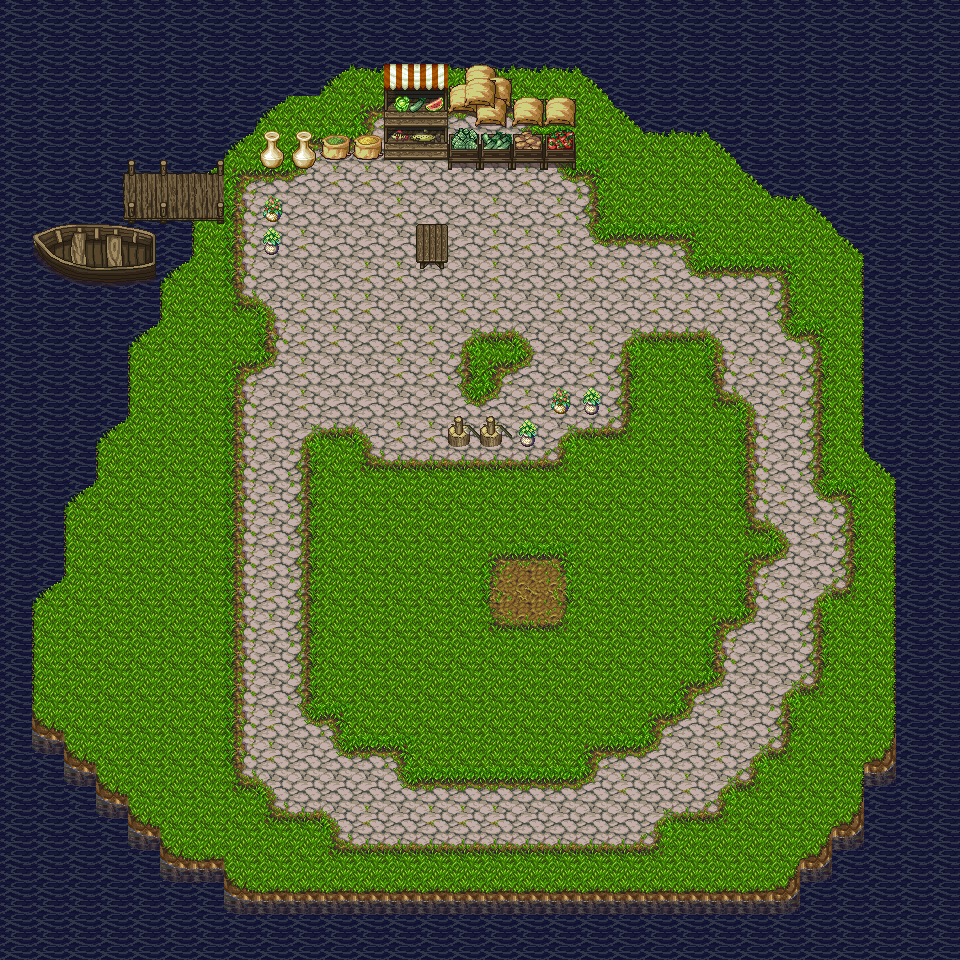

This game map was drawn from its Tiled (.tmx) file and the tilesets committed beside it. A one-line description and the trimmed map source follow:
An orthogonal 30x30 tile map with 32x32 px tiles, 2 tile layers (Terreno, Suelo) and 11 objects (me.LevelEntitiy, island_back).

<map version="1.0" orientation="orthogonal" renderorder="right-down" width="30" height="30" tilewidth="32" tileheight="32" nextobjectid="15"><tileset firstgid="1" name="out" tilewidth="32" tileheight="32"><image source="test.png" width="288" height="288" /></tileset>
 <layer name="Terreno" width="30" height="30">
  <data>[900 cells, 900 non-empty, 36 distinct tile ids]</data>
 </layer>
 <layer name="Suelo" width="30" height="30">
  <data>[900 cells, 51 non-empty, 44 distinct tile ids]</data>
 </layer>
 <objectgroup name="collision">
  <object id="4" x="352" y="64">
   <polyline points="0,0 224,0 288,64 352,64 416,128 448,128 512,192 512,384 544,416 544,672 512,704 512,736 416,832 -96,832 -128,800 -160,800 -320,640 -320,544 -288,512 -288,448 -256,416 -256,384 -224,352 -224,288 -192,256 -192,224 -160,192 -160,160 -224,160 -224,96 -128,96 -64,32 -32,32 0,0" />
  </object>
  <object id="5" x="256" y="128" width="320" height="32" />
  <object id="6" x="384" y="64" width="128" height="64" />
  <object id="7" x="512" y="96" width="64" height="32" />
  <object id="8" x="416" y="224" width="32" height="32" />
  <object id="9" x="448" y="416" width="96" height="32" />
  <object id="10" x="544" y="384" width="64" height="32" />
  <object id="11" x="256" y="192" width="32" height="32" />
  <object id="12" x="256" y="224" width="32" height="32" />
 </objectgroup>
 <objectgroup color="#3bff00" name="Triggers">
  <object id="13" name="me.LevelEntitiy" x="128" y="160" width="32" height="64">
   <properties>
    <property name="duration" value="250" />
    <property name="fade" value="#000000" />
    <property name="to" value="island" />
   </properties>
  </object>
  <object id="14" name="island_back" x="192" y="160" width="32" height="64" />
 </objectgroup>
</map>
